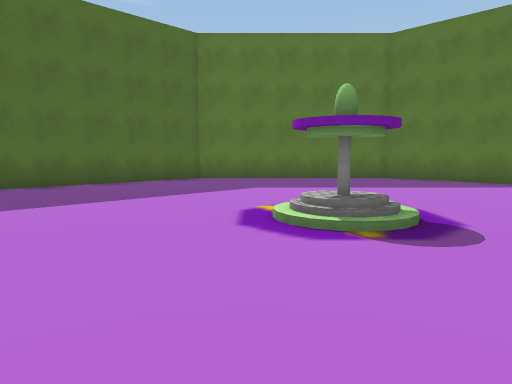
view 1 (above)

22 first-person views from a walk through a scene from a Unity 3-D project. The camera is 1.4 m above the floor, tilts 6° down and sees 70° across. The floor is counted in squares, 2 m on a side. Each view is taken from the middle of a square. On the plan, view 1 faces up. The plan holds only what a view shows up to about 11 squares ahead; the rest is blank. The place goes on beyond the plan. Some surface patterns are stand-ins.

view 2
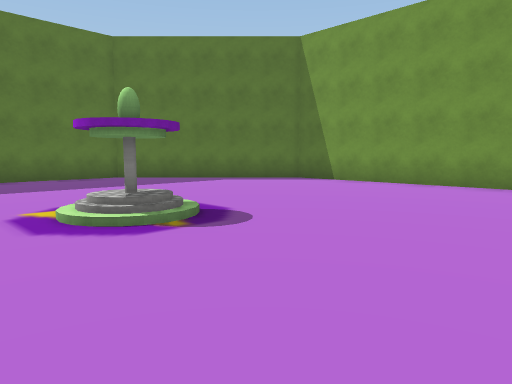

view 3
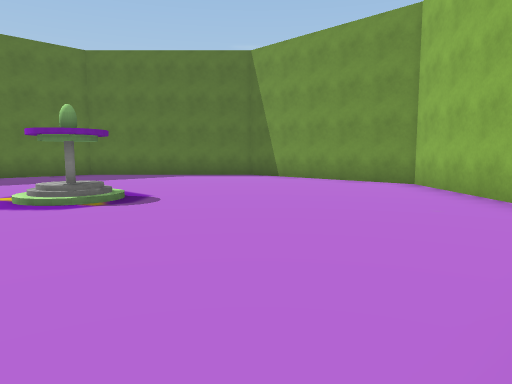

view 4
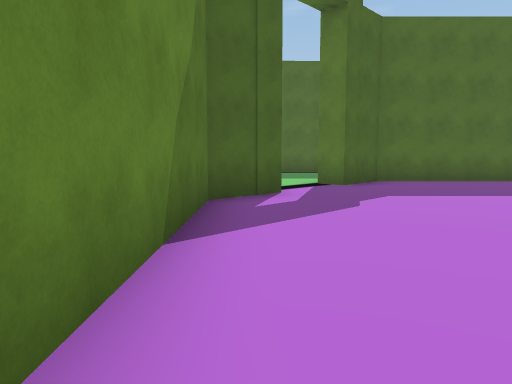

view 5
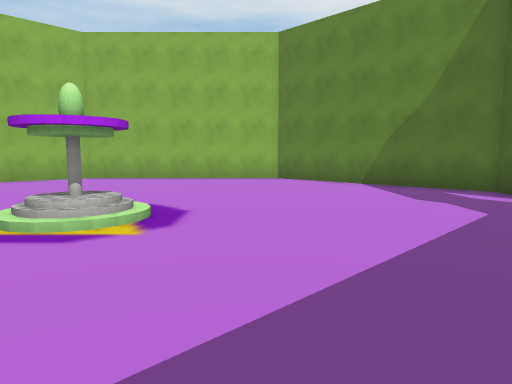

view 6
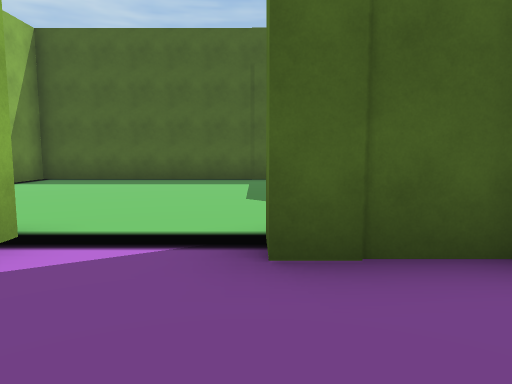

view 7
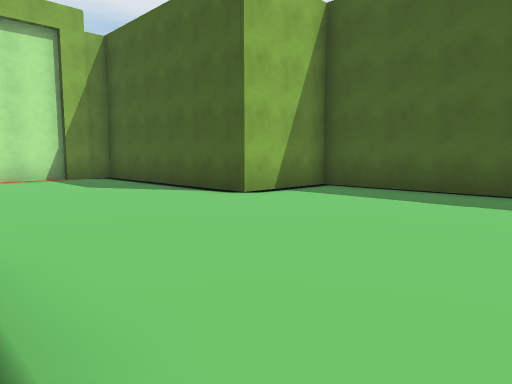

view 8
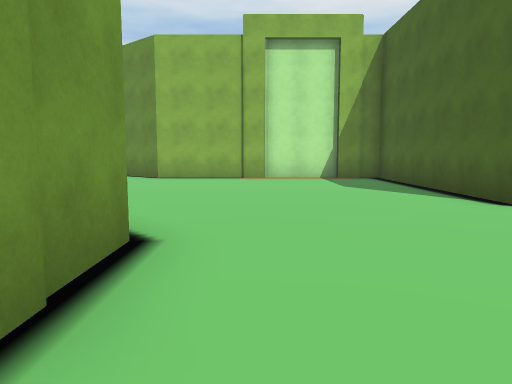

view 9
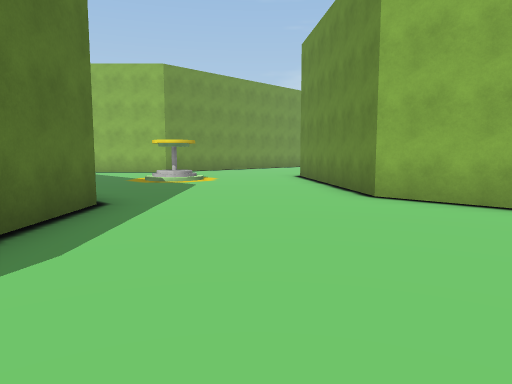

view 10
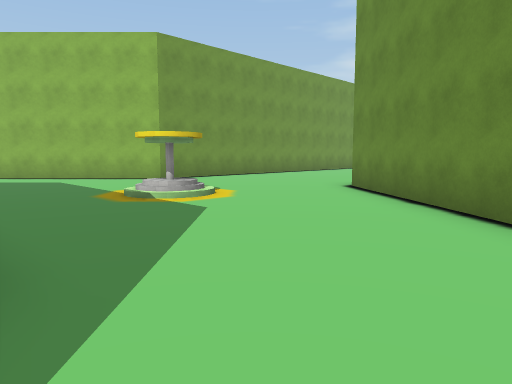

view 11
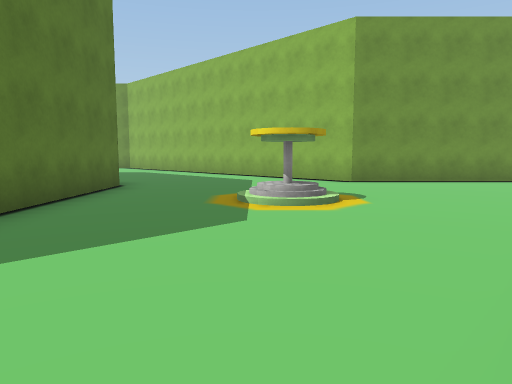

view 12
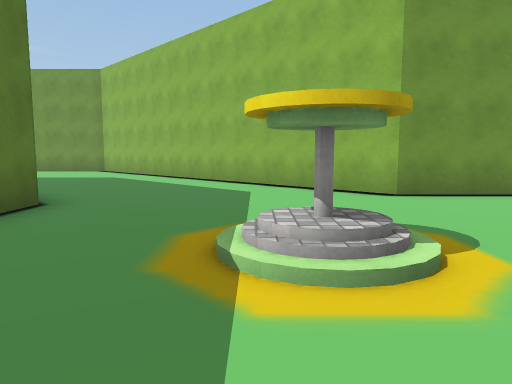

view 13
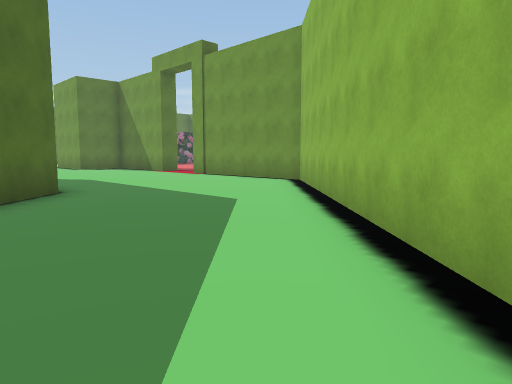

view 14
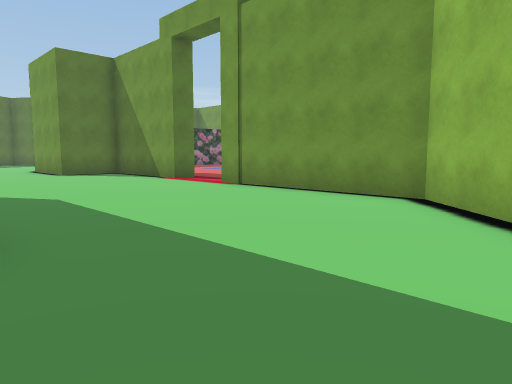

view 15
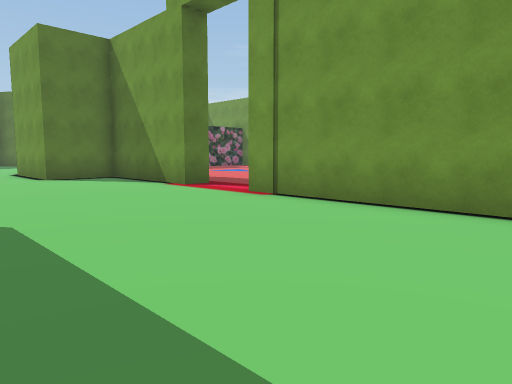

view 16
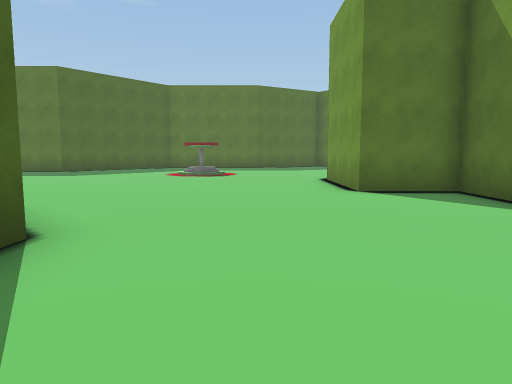

view 17
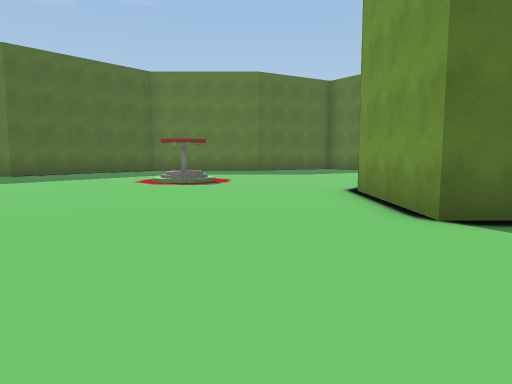

view 18
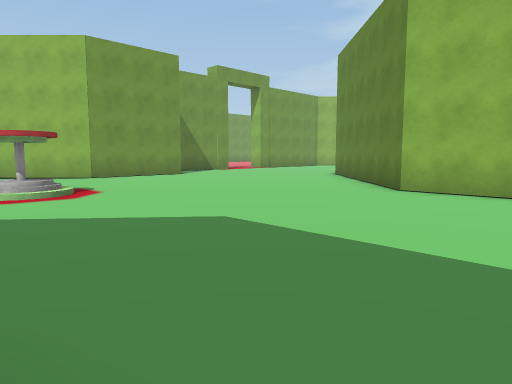

view 19
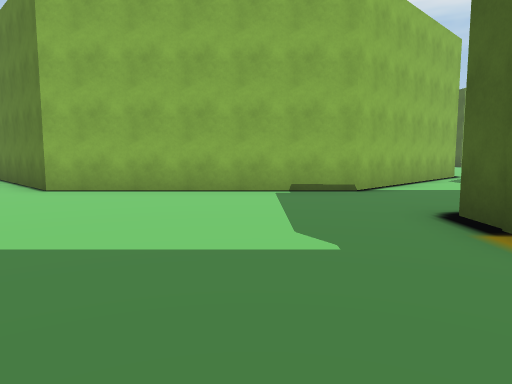

view 20
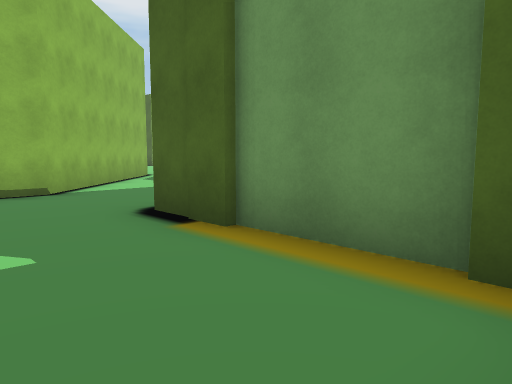

view 21
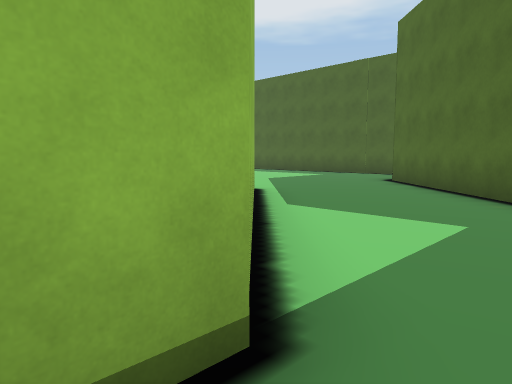

view 22
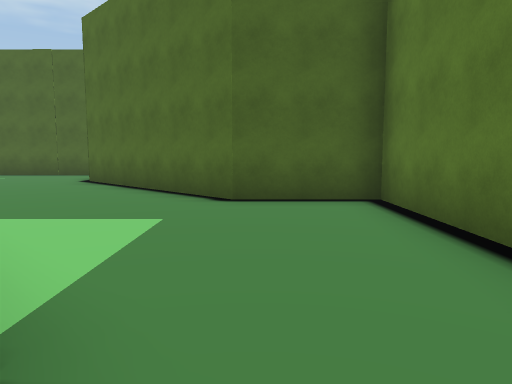

### Floor plan
Ten units are one square. View 1 is at (0, 0); x grows to the right and y downward. Boxes are objects, and circles mark ways between rooms. Rooms are numbered by the first view taken in them; rooms with no view inside come last. Other rooms are left out.
<svg viewBox="-136 -181 281 311">
<path fill="none" stroke="#000" d="M-54 -30 -54 -14 -16 24 38 24 75 -13 75 -67 37 -105 -16 -105 -54 -67 -54 -51 -61 -51M138 -70 138 -108 119 -108 119 -139 138 -158M82 -12 70 0M40 30 2 30M-24 -176 -24 -139M-60 -69 -19 -111 40 -111 69 -82M-19 30 -33 16M-81 -101 -103 -78M-60 -10 -60 -28M-131 -54 -131 9 -106 9 -106 66 -42 66 2 101M53 125 53 84 138 -1 138 -50M-36 -139 -65 -139 -65 -117 -81 -101"/>
<rect x="5" y="-45" width="10" height="10" fill="#bbb"><title>fountain</title></rect>
<rect x="5" y="55" width="20" height="20" fill="#bbb"><title>fountain</title></rect>
<rect x="75" y="-175" width="10" height="20" fill="#bbb"><title>fountain</title></rect>
<circle cx="-60" cy="-40" r="3" fill="#2a7"/>
<circle cx="-50" cy="-112" r="3" fill="#2a7"/>
<text x="10" y="-40">1</text>
<text x="70" y="-90">2</text>
<text x="-50" y="-120">3</text>
</svg>
Room 1 opens to room 2. Room 2 opens to room 3.

Where each view was taken, in squares from view 1:
view 1: 0 up, 0 right, facing up
view 2: 0 up, 1 left, facing up-right
view 3: 2 down, 1 left, facing up-right
view 4: 2 down, 1 left, facing up-left
view 5: 8 up, 1 left, facing down
view 6: 5 up, 3 left, facing left
view 7: 4 up, 6 left, facing down-left
view 8: 4 up, 7 left, facing down
view 9: 1 down, 7 left, facing down-right
view 10: 3 down, 4 left, facing down-right
view 11: 6 down, 4 left, facing right
view 12: 6 down, 1 left, facing right
view 13: 6 down, 6 right, facing up-right
view 14: 2 down, 8 right, facing up-right
view 15: 0 up, 9 right, facing up-right
view 16: 4 up, 10 right, facing up
view 17: 7 up, 10 right, facing up
view 18: 18 up, 1 right, facing down-right
view 19: 18 up, 0 right, facing down
view 20: 18 up, 0 right, facing down-left
view 21: 12 up, 1 left, facing down-left
view 22: 12 up, 1 left, facing left
